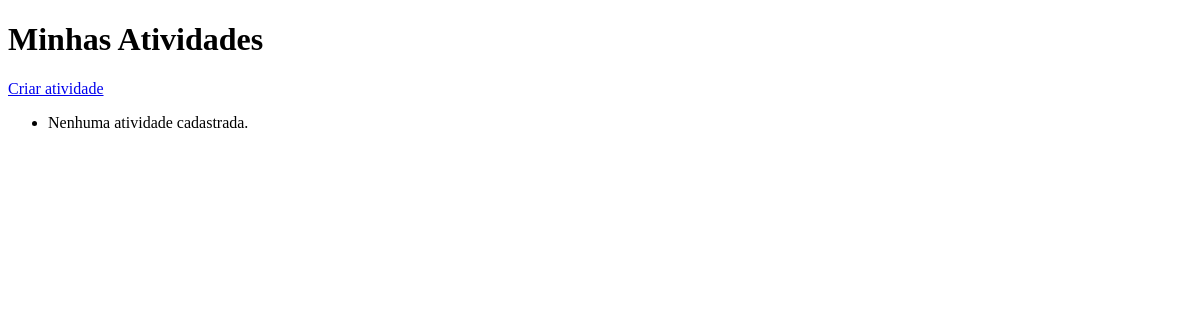
Before: /atividades/ with the older database file.
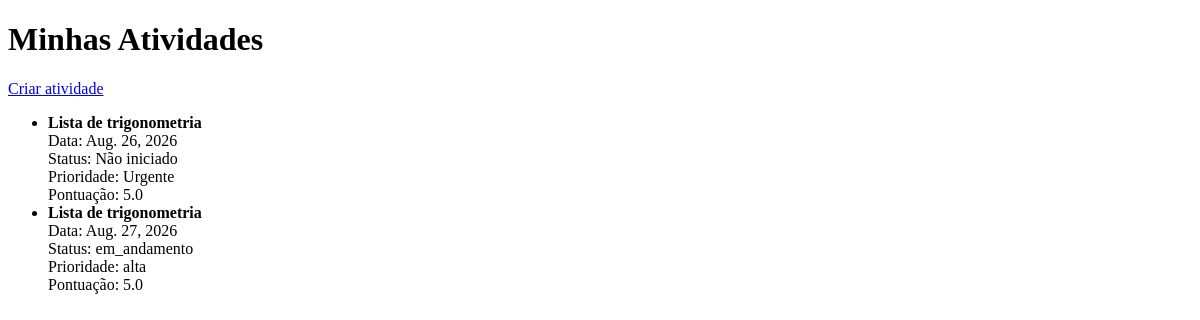
After: the same page with the newer database file.
### atividade/models.py (models this page shows, shortened)
class Atividade(models.Model):
    titulo = models.CharField(max_length=100)
    data = models.DateField()
    detalhamento_atividade = models.CharField(max_length=255)
    status = models.CharField(max_length=50)
    prioridade = models.CharField(max_length=50)
    pontuacao = models.FloatField()
    disciplinas = models.ManyToManyField(
        Disciplina,
        related_name="atividades"
    )

### atividade/views.py (the view)
# urls.py: path('', views.listar_atividades, name='listar_atividades'),
def listar_atividades(request):
    atividades = Atividade.objects.all()
    return render(
        request,
        'atividade/listar.html',
        {'atividades': atividades}
    )

### atividade/templates/atividade/listar.html (shortened to what this page needs)
<!DOCTYPE html>
<html>
<head>
</head>
<body>
    <h1>Minhas Atividades</h1>
    <a href="{% url 'criar_atividade' %}">Criar atividade</a>
    <ul>
        {% for atividade in atividades %}
            <li>
                <strong>{{ atividade.titulo }}</strong><br>
                Data: {{ atividade.data }}<br>
                Status: {{ atividade.status }}<br>
                Prioridade: {{ atividade.prioridade }}<br>
                Pontuação: {{ atividade.pontuacao }}
            </li>
        {% empty %}
            <li>Nenhuma atividade cadastrada.</li>
        {% endfor %}
    </ul>
</body>
</html>

Changed rows visible on the page:
added Atividade: titulo "Lista de trigonometria", data "Aug. 26, 2026", status "Não iniciado", prioridade "Urgente", pontuacao "5.0"
added Atividade: titulo "Lista de trigonometria", data "Aug. 27, 2026", status "em_andamento", prioridade "alta", pontuacao "5.0"
Other visible differences:
text no longer shown: "Nenhuma atividade cadastrada."
